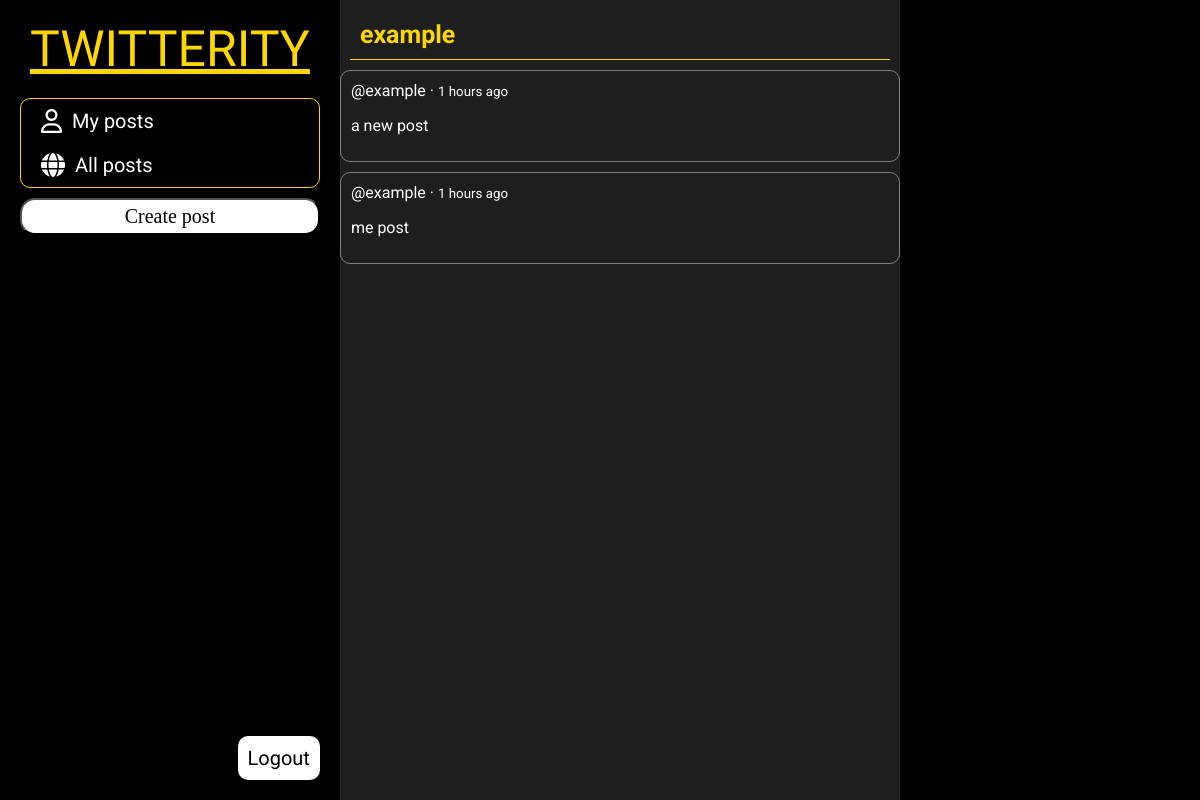
The app's page /posts (signed in), older data.
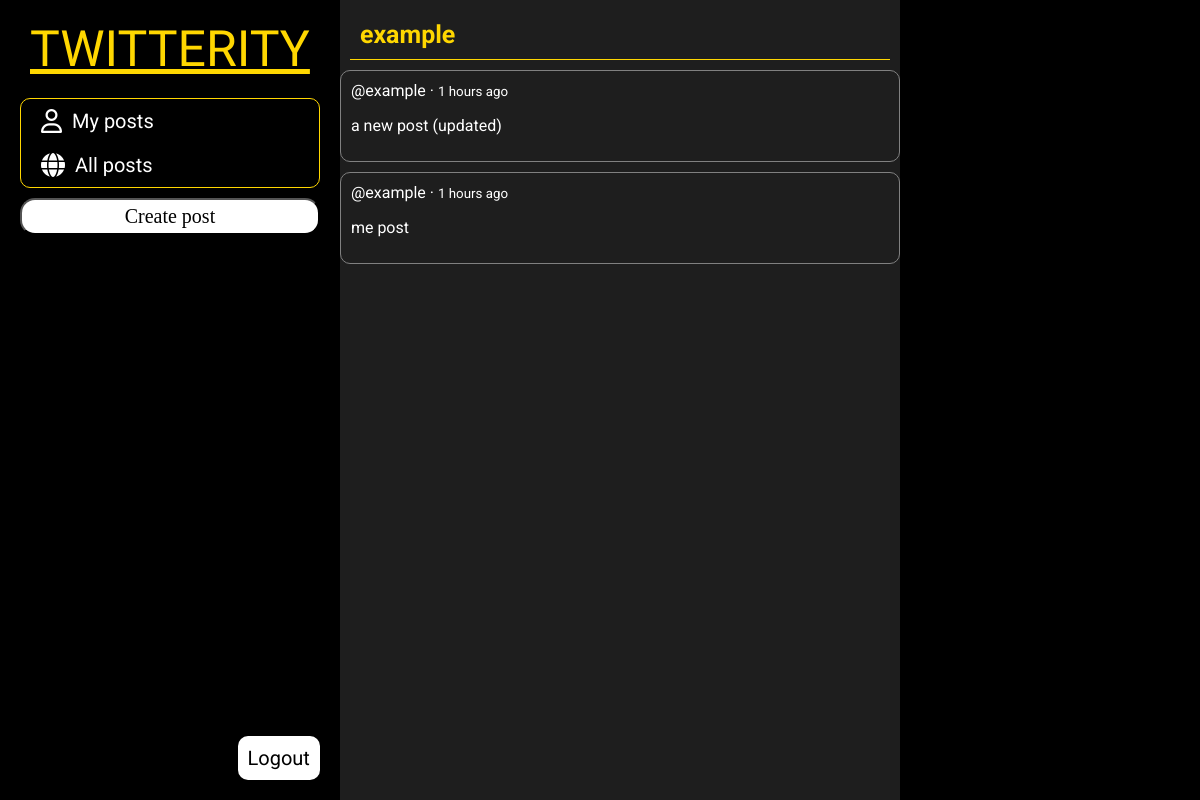
The same page, newer data.
### tables this page shows
CREATE TABLE posts (
                id INTEGER PRIMARY KEY AUTOINCREMENT,
                user_id INTEGER NOT NULL,
                content TEXT NOT NULL,
                created_at DATETIME DEFAULT CURRENT_TIMESTAMP,
                FOREIGN KEY (user_id) REFERENCES users(id)
            );

### controllers/PageController.php (called while the page is built, shortened)
<?php
require_once __DIR__ . '/PostController.php';
class PageController {
    public static function posts() {
        $posts = PostController::getAllPosts();
        $userId = Auth::getCurrentUserId();
        View::renderWithLayout('partials/posts-content', [
            'posts' => $posts,
            'userId' => $userId,
            'pageTitle' => 'All Posts',
            'includeFontAwesome' => true,
            'includeJQuery' => true,
            'includeScript' => true
        ]);
    }
}

### classes/Router.php (called while the page is built, shortened)
<?php
class Router {
    private static $routes = [];
    private static function addRoute($methods, $uri, $controller, $action) {
        if (!is_array($methods)) {
            $methods = [$methods];
        }
        foreach ($methods as $method) {
            self::$routes[$method][$uri] = [
                'controller' => $controller,
                'action' => $action
            ];
        }
    }
    public static function dispatch() {
        $method = $_SERVER['REQUEST_METHOD'];
        $uri = self::getUri();
        if (isset(self::$routes[$method][$uri])) {
            return self::executeRoute(self::$routes[$method][$uri]);
        }
    }
    private static function getUri() {
        $uri = $_SERVER['REQUEST_URI'];
        return $uri;
    }
    private static function executeRoute($route) {
        $controllerName = $route['controller'];
        if (strpos($controllerName, '::') !== false) {
            list($class, $method) = explode('::', $controllerName);
            if (class_exists($class) && method_exists($class, $method)) {
                return $class::$method();
            }
        }
    }
}

### index.php (called while the page is built, shortened)
<?php
require_once __DIR__ . '/classes/Database.php';
require_once __DIR__ . '/classes/Post.php';
require_once __DIR__ . '/classes/Router.php';
require_once __DIR__ . '/controllers/PostController.php';
require_once __DIR__ . '/controllers/PageController.php';
Router::dispatch();

### classes/Database.php (called while the page is built, shortened)
<?php
class Database {
    private static $instance = null;
    private $connection;
    private $dbPath;
    private function __construct() {
        $this->dbPath = __DIR__ . '/../database.sqlite';
    }
    public static function getInstance() {
        if (self::$instance === null) {
            self::$instance = new self();
        }
        return self::$instance;
    }
    private function connect() {
        try {
            $this->connection = new PDO('sqlite:' . $this->dbPath);
            $this->connection->setAttribute(PDO::ATTR_ERRMODE, PDO::ERRMODE_EXCEPTION);
            $this->connection->setAttribute(PDO::ATTR_DEFAULT_FETCH_MODE, PDO::FETCH_ASSOC);
        } catch (PDOException $e) {
            die("Error: Database connection failed. " . $e->getMessage());
        }
    }
    private function createTables() {
        $this->connection->exec("
            CREATE TABLE IF NOT EXISTS users (
                id INTEGER PRIMARY KEY AUTOINCREMENT,
                name TEXT NOT NULL,
                email TEXT UNIQUE NOT NULL,
                password TEXT NOT NULL,
                created_at DATETIME DEFAULT CURRENT_TIMESTAMP
            )
        ");
        $this->connection->exec("
            CREATE TABLE IF NOT EXISTS posts (
                id INTEGER PRIMARY KEY AUTOINCREMENT,
                user_id INTEGER NOT NULL,
                content TEXT NOT NULL,
                created_at DATETIME DEFAULT CURRENT_TIMESTAMP,
                FOREIGN KEY (user_id) REFERENCES users(id)
            )
        ");
    }
    public function prepare($sql) {
        return $this->connection->prepare($sql);
    }
}

### classes/Post.php (called while the page is built, shortened)
<?php
require_once 'Database.php';
class Post {
    public static function getAllPostsWithUsers() {
        $db = Database::getInstance();
        $stmt = $db->prepare("
            SELECT posts.*, users.name, users.email
            FROM posts
            JOIN users ON posts.user_id = users.id
            ORDER BY posts.created_at DESC
        ");
        $stmt->execute();
        return $stmt->fetchAll();
    }
    public static function calculateTimeAgo($datetime) {
        $now = new DateTime();
        $created_at = new DateTime($datetime);
        $diff = $now->diff($created_at);
        if ($diff->y > 0) {
            return $diff->y . ' years ago';
        } elseif ($diff->m > 0) {
            return $diff->m . ' months ago';
        } elseif ($diff->d > 0) {
            return $diff->d . ' days ago';
        } elseif ($diff->h > 0) {
            return $diff->h . ' hours ago';
        } elseif ($diff->i > 0) {
            return $diff->i . ' minutes ago';
        } elseif ($diff->s > 0) {
            return $diff->s . ' seconds ago';
        }
        return 'just now';
    }
}

### controllers/PostController.php (called while the page is built, shortened)
<?php
require_once __DIR__ . '/../classes/Post.php';
class PostController {
    public static function getAllPosts() {
        return Post::getAllPostsWithUsers();
    }
}

### views/partials/posts-content.php (the view, shortened to what the changed rows need)
<div class="wrapper">
    <div class="main">
        <div class="vievpost">
            <div class="postlist">
                <?php if (!empty($posts)): ?>
                    <?php foreach ($posts as $post): ?>
                        <div class="vievpostitem" id="post-<?php echo $post['id']; ?>">
                            <div class="post-actions">
                                <?php $time_ago = Post::calculateTimeAgo($post['created_at']); ?>
                                <?php echo '@' . htmlspecialchars($post['name']) . ' &middot ' . '<small>' . $time_ago . '</small>' ?>
                                <p><?php echo htmlspecialchars($post['content']); ?></p>
                            </div>
                        </div>
                    <?php endforeach; ?>
                <?php else: ?>
                    <p>Немає постів.</p>
                <?php endif; ?>
            </div>
        </div>
    </div>
</div>

Row changes from the older to the newer data that the page shows:
changed posts: content "a new post" → "a new post (updated)"
